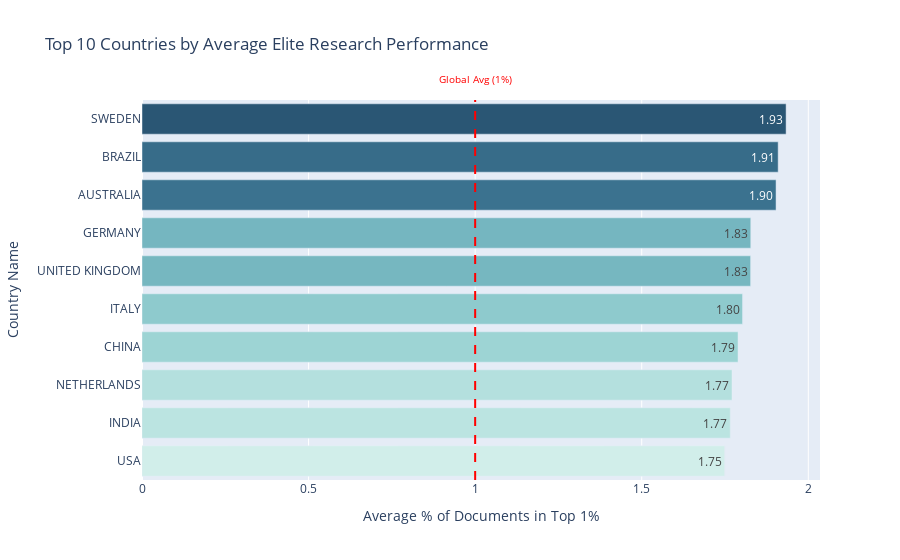

Write notebook code for a chart like this one.
### Code cell
# --- Additional Analysis: Aggregated Country-wise Elite Performance ---

# --- Step 1 : Display Top 10 Countries ---
# To determine which countries are the best overall, we group the data by 'Country'
# and calculate the mean (average) of their '% Documents in Top 1%' across all years.
country_elite_avg = df.groupby('Country')['% Documents in Top 1%'].mean().sort_values(ascending=False).reset_index()

# Display the top 10 countries as a table for a quick overview.
print("--- Top 10 Countries by Average % in Top 1% (Overall Performance) ---")
print(country_elite_avg.head(10))


# --- Step 2 : Visualization: Horizontal Bar Chart ---
# A horizontal bar chart is used for easy comparison of the top performers.
fig_bar = px.bar(
    country_elite_avg.head(10),
    x='% Documents in Top 1%',
    y='Country',                   
    orientation='h',
    text_auto='.3s',
    title='Top 10 Countries by Average Elite Research Performance',
    color='% Documents in Top 1%',
    color_continuous_scale='Teal',  # <-- visually appealing color scale
    labels={
        '% Documents in Top 1%': 'Average % of Documents in Top 1%',
        'Country' : 'Country Name'
    }
)

fig_bar.add_vline(
    x=1.0,
    line_dash='dash',
    line_color= 'red'
)

fig_bar.add_annotation(
    x=1.0, 
    y=1.08, 
    yref="paper", 
    text=f"Global Avg ({1}%)", 
    showarrow=False, 
    font=dict(color="red", size=10)
)

# Reverse the y-axis to display the top-ranked country at the top.
fig_bar.update_layout(
    yaxis=dict(autorange="reversed"),
    coloraxis_showscale=False
    )

# Render the interactive chart.
fig_bar.show()

### Figure 1 — Plotly figure (JSON) as saved in the notebook; plotly's stock layout.template omitted (floating-point values rounded to 4 significant figures)
{"data": [{"hovertemplate": "Average % of Documents in Top 1%=%{marker.color}<br>Country Name=%{y}<extra></extra>", "legendgroup": "", "marker": {"color": [1.933, 1.91, 1.903, 1.827, 1.827, 1.803, 1.789, 1.771, 1.766, 1.749], "coloraxis": "coloraxis", "pattern": {"shape": ""}}, "name": "", "orientation": "h", "showlegend": false, "textposition": "auto", "texttemplate": "%{x:.3s}", "type": "bar", "x": [1.933, 1.91, 1.903, 1.827, 1.827, 1.803, 1.789, 1.771, 1.766, 1.749], "xaxis": "x", "y": ["SWEDEN", "BRAZIL", "AUSTRALIA", "GERMANY", "UNITED KINGDOM", "ITALY", "CHINA", "NETHERLANDS", "INDIA", "USA"], "yaxis": "y"}], "layout": {"annotations": [{"font": {"color": "red", "size": 10}, "showarrow": false, "text": "Global Avg (1%)", "x": 1, "y": 1.08, "yref": "paper"}], "barmode": "relative", "coloraxis": {"colorbar": {"title": {"text": "Average % of Documents in Top 1%"}}, "colorscale": [[0, "rgb(209, 238, 234)"], [0.1667, "rgb(168, 219, 217)"], [0.3333, "rgb(133, 196, 201)"], [0.5, "rgb(104, 171, 184)"], [0.6667, "rgb(79, 144, 166)"], [0.8333, "rgb(59, 115, 143)"], [1, "rgb(42, 86, 116)"]], "showscale": false}, "legend": {"tracegroupgap": 0}, "shapes": [{"line": {"color": "red", "dash": "dash"}, "type": "line", "x0": 1, "x1": 1, "xref": "x", "y0": 0, "y1": 1, "yref": "y domain"}], "title": {"text": "Top 10 Countries by Average Elite Research Performance"}, "xaxis": {"anchor": "y", "domain": [0, 1], "title": {"text": "Average % of Documents in Top 1%"}}, "yaxis": {"anchor": "x", "autorange": "reversed", "domain": [0, 1], "title": {"text": "Country Name"}}}}
